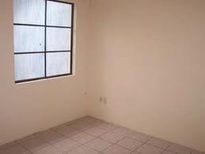
%> input picture corner_window.jpg, 205 x 154 px, shrunk from 259 x 194 before the run
$ octave Sobel.m   (GNU Octave 9; MATLAB toolbox functions it lacks are replaced by stand-ins)
%> lines starting %> are read from the running program, lines starting %| are printed output that depends on the picture; in (x1, y1, x2, y2) boxes, pixels count from 0 and x2, y2 are one past the last pixel; in counts of white or black regions, pixels touching at a corner belong together; the program's own positions count from 1
### gaussianFilter.m
function [gaussian] = gaussianFilter(img, winsz, sigma)
    kernel = fspecial('gaussian',[winsz winsz], sigma);
    [imR imC] = size(img);
    [kR kC] = size(kernel);

    tempR = imR - kR + 1;
    tempC = imC - kC + 1;

    gaussian = uint8(zeros(tempR, tempC));

    %Do Convolution
    for rows = 1:kR,
        for columns = 1:kC
            xpart = img(kR-rows+1:imR-rows+1, kC-columns+1:imC-columns+1);
            gaussian = gaussian + xpart * kernel(rows, columns);
        end
    end

    % [6 lines of commented-out code are left out]
end

### gradients.m
function [Gms Gmst Gabs Gabst] = gradients(g, mask)
    %Gx = convolve(g, mask);
    %Gy = convolve(g, mask');
    Gx = conv2(g, mask);
    Gy = conv2(g, mask');


    Gms = uint8(sqrt(Gx.*Gx + Gy.*Gy));
    Gmst = im2bw(Gms, 0.95);

    Gabs = uint8(abs(Gx) + abs(Gy));
    Gabst = im2bw(Gabs, 0.95);
end

### EdgeDetect.m
function [G Gms Gmst Gabs Gabst] = EdgeDetect(img, maskType, windowSize, sigma)
    %filter mask
    mask = fspecial(maskType);

    %Obtain the gaussian filters for each image
    G = gaussianFilter(img, windowSize, sigma);

    %obtain the gradian matrices for each gaussian filtered image
    [Gms Gmst Gabs Gabst] = gradients(G, mask);

end

### Sobel.m
%Project 2
%Part B, Sobel Operator
clear;
clc;

a = rgb2gray(imread('corner_window.jpg'));
%> a: size 154x205 uint8; min 22, max 252, mean 158.2
b = rgb2gray(imread('corridor.jpg'));
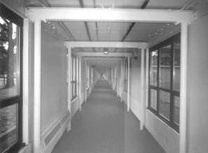
%> input picture corridor.jpg, 208 x 153 px, shrunk from 262 x 193 before the run
%> b: size 153x208 uint8; min 33, max 255, mean 145.9
c = rgb2gray(imread('New York City.jpg'));
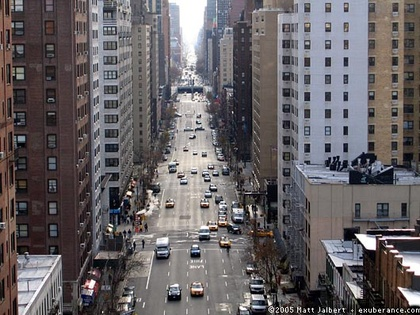
%> input picture New York City.jpg, 420 x 315 px, shrunk from 530 x 398 before the run
%> c: size 315x420 uint8; min 0, max 255, mean 99.1
d = rgb2gray(imread('tree.jpg'));
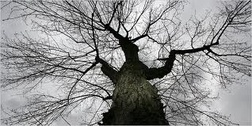
%> input picture tree.jpg, 252 x 126 px, shrunk from 318 x 159 before the run
%> d: size 126x252 uint8; min 0, max 255, mean 144.5

windowSize = 5;
sigma = 2;

%obtain the gradian matrices for each gaussian filtered image

[ga GAms GAmst GAabs GAabst] = EdgeDetect(a, 'sobel', windowSize, sigma);%gradients(ga, sobelMask);
%> in gradients, `Gmst = im2bw(Gms, 0.95);`:
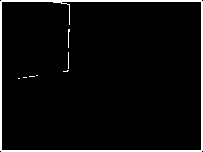
%> Gmst: size 152x203 logical; 4.9% white; 8 white regions (6 under 20 px), largest, box (x1, y1, x2, y2) and area: (0, 0, 203, 152) 1438, (68, 29, 70, 48) 22
%> in gradients, `Gabst = im2bw(Gabs, 0.95);`: Gabst: size 152x203 logical; 5.2% white; 14 white regions (10 under 20 px), largest, box (x1, y1, x2, y2) and area: (0, 0, 203, 152) 1459, (49, 51, 69, 74) 49, (17, 73, 44, 79) 36, (67, 28, 70, 49) 32
[gb GBms GBmst GBabs GBabst] = EdgeDetect(b, 'sobel', windowSize, sigma);%gradients(gb, sobelMask);
%> in gradients (call 2), `Gmst = im2bw(Gms, 0.95);`: Gmst: size 151x206 logical; 5.3% white; 14 white regions (9 under 20 px), largest, box (x1, y1, x2, y2) and area: (0, 0, 206, 151) 1087, (20, 22, 24, 142) 204, (0, 14, 5, 100) 189, (0, 105, 2, 138) 65, (0, 139, 8, 151) 31
%> in gradients (call 2), `Gabst = im2bw(Gabs, 0.95);`: Gabst: size 151x206 logical; 5.9% white; 21 white regions (14 under 20 px), largest, box (x1, y1, x2, y2) and area: (0, 0, 206, 151) 1097, (20, 19, 25, 143) 237, (0, 13, 8, 101) 229
[gc GCms GCmst GCabs GCabst] = EdgeDetect(c, 'sobel', windowSize, sigma);%gradients(gc, sobelMask);
%> call 3 of gaussianFilter, with winsz = 5, sigma = 2
%> after the loop in gaussianFilter (call 3), `for rows = 1:kR,`:
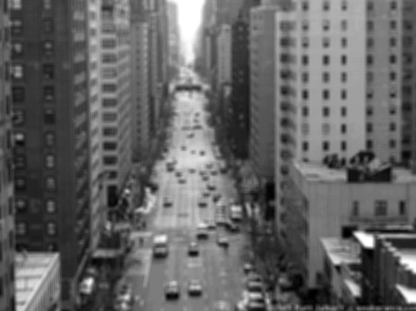
%> gaussian: size 311x416 uint8; min 0, max 255, mean 99.2
%> in gradients (call 3), `Gmst = im2bw(Gms, 0.95);`: Gmst: size 313x418 logical; 2.9% white; 111 white regions (84 under 20 px), largest, box (x1, y1, x2, y2) and area: (68, 0, 418, 152) 990, (117, 311, 250, 313) 263, (0, 0, 6, 124) 254
%> in gradients (call 3), `Gabst = im2bw(Gabs, 0.95);`: Gabst: size 313x418 logical; 4.4% white; 308 white regions (259 under 20 px), largest, box (x1, y1, x2, y2) and area: (67, 0, 418, 153) 996, (0, 0, 24, 124) 290, (116, 306, 251, 313) 282
[gd GDms GDmst GDabs GDabst] = EdgeDetect(d, 'sobel', windowSize, sigma);%gradients(gd, sobelMask);
%> call 4 of gaussianFilter, with winsz = 5, sigma = 2
%> after the loop in gaussianFilter (call 4), `for rows = 1:kR,`:
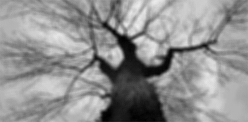
%> gaussian: size 122x248 uint8; min 0, max 238, mean 144
%> call 4 of gradients, with mask = [1 2 1; 0 0 0; -1 -2 -1]
%> in gradients (call 4), `Gmst = im2bw(Gms, 0.95);`: Gmst: size 124x250 logical; 7.3% white; 34 white regions (19 under 20 px), largest, box (x1, y1, x2, y2) and area: (0, 0, 250, 124) 1346, (163, 41, 210, 58) 139, (149, 52, 181, 80) 118
%> in gradients (call 4), `Gabst = im2bw(Gabs, 0.95);`:
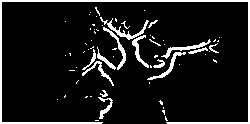
%> Gabst: size 124x250 logical; 9.8% white; 65 white regions (50 under 20 px), largest, box (x1, y1, x2, y2) and area: (0, 0, 250, 124) 1352, (100, 17, 149, 40) 217, (161, 39, 211, 59) 178

%Display the Images, both the Original and Filterd
figure
subplot(121), imshow(a), title('Original');
subplot(122), imshow(ga), title('Gaussian Filtered');

%Display the Edge Detected Images
figure
subplot(221), imshow(GAms), title('Mean Square, no threshold - Sobel');
subplot(222), imshow(GAabs), title('Sum of Absolutes, no threshold - Sobel');
subplot(223), imshow(GAmst), title('Mean Square Gradient - Sobel');
subplot(224), imshow(GAabst), title('Sum of Absolutes - Sobel');

%Display the Images, both the Original and Filterd
figure
subplot(121), imshow(b), title('Original');
subplot(122), imshow(gb), title('Gaussian Filtered');

%Display the Edge Detected Images
figure
subplot(221), imshow(GBms), title('Mean Square, no threshold - Sobel');
subplot(222), imshow(GBabs), title('Sum of Absolutes, no threshold - Sobel');
subplot(223), imshow(GBmst), title('Mean Square Gradient - Sobel');
subplot(224), imshow(GBabst), title('Sum of Absolutes - Sobel');

%Display the Images, both the Original and Filterd
figure
subplot(121), imshow(c), title('Original');
subplot(122), imshow(gc), title('Gaussian Filtered');

%Display the Edge Detected Images
figure
subplot(221), imshow(GCms), title('Mean Square, no threshold - Sobel');
subplot(222), imshow(GCabs), title('Sum of Absolutes, no threshold - Sobel');
subplot(223), imshow(GCmst), title('Mean Square Gradient - Sobel');
subplot(224), imshow(GCabst), title('Sum of Absolutes - Sobel');

%Display the Images, both the Original and Filterd
figure
subplot(121), imshow(d), title('Original');
subplot(122), imshow(gd), title('Gaussian Filtered');

%Display the Edge Detected Images
figure
subplot(221), imshow(GDms), title('Mean Square, no threshold - Sobel');
subplot(222), imshow(GDabs), title('Sum of Absolutes, no threshold - Sobel');
subplot(223), imshow(GDmst), title('Mean Square Gradient - Sobel');
subplot(224), imshow(GDabst), title('Sum of Absolutes - Sobel');
